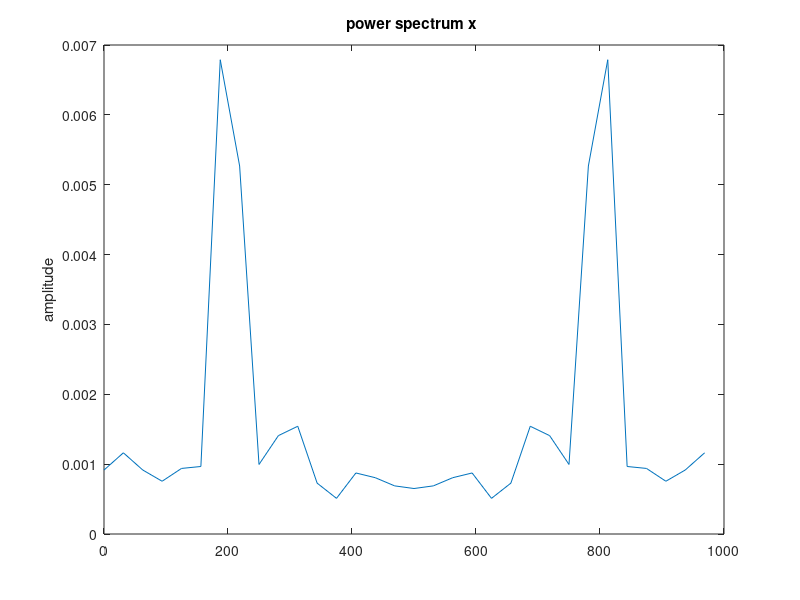

MATLAB code to generate this figure:
close all
clear all
Fs = 1000;   t = 0:1/Fs:.296;
x = cos(2*pi*t*200)+randn(size(t));  % A cosine of 200Hz plus noise
pwelch(x,[],[],[],Fs,'twosided'); % Uses default window, overlap NFFT. 